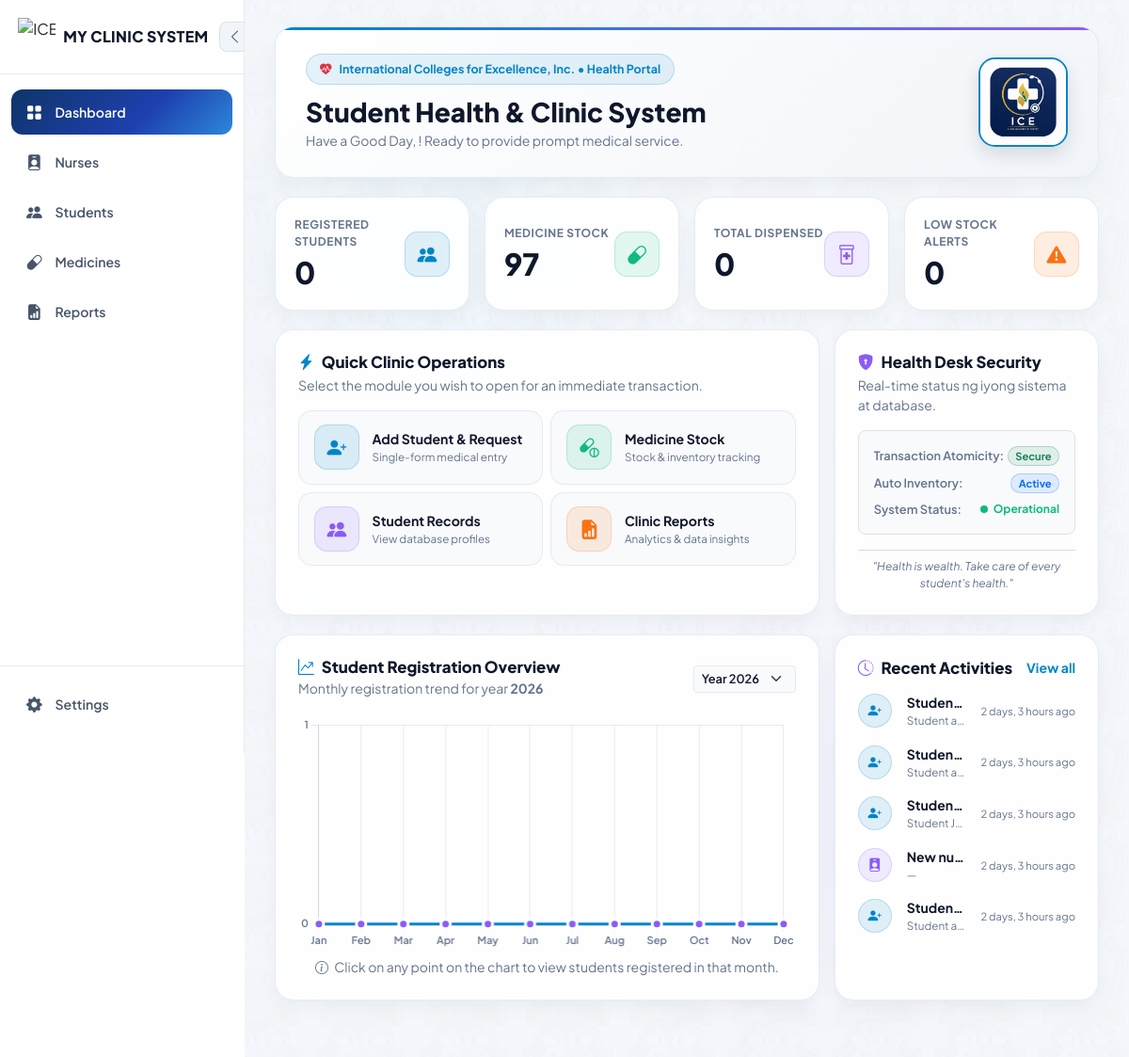
The app's page /dashboard/, older data.
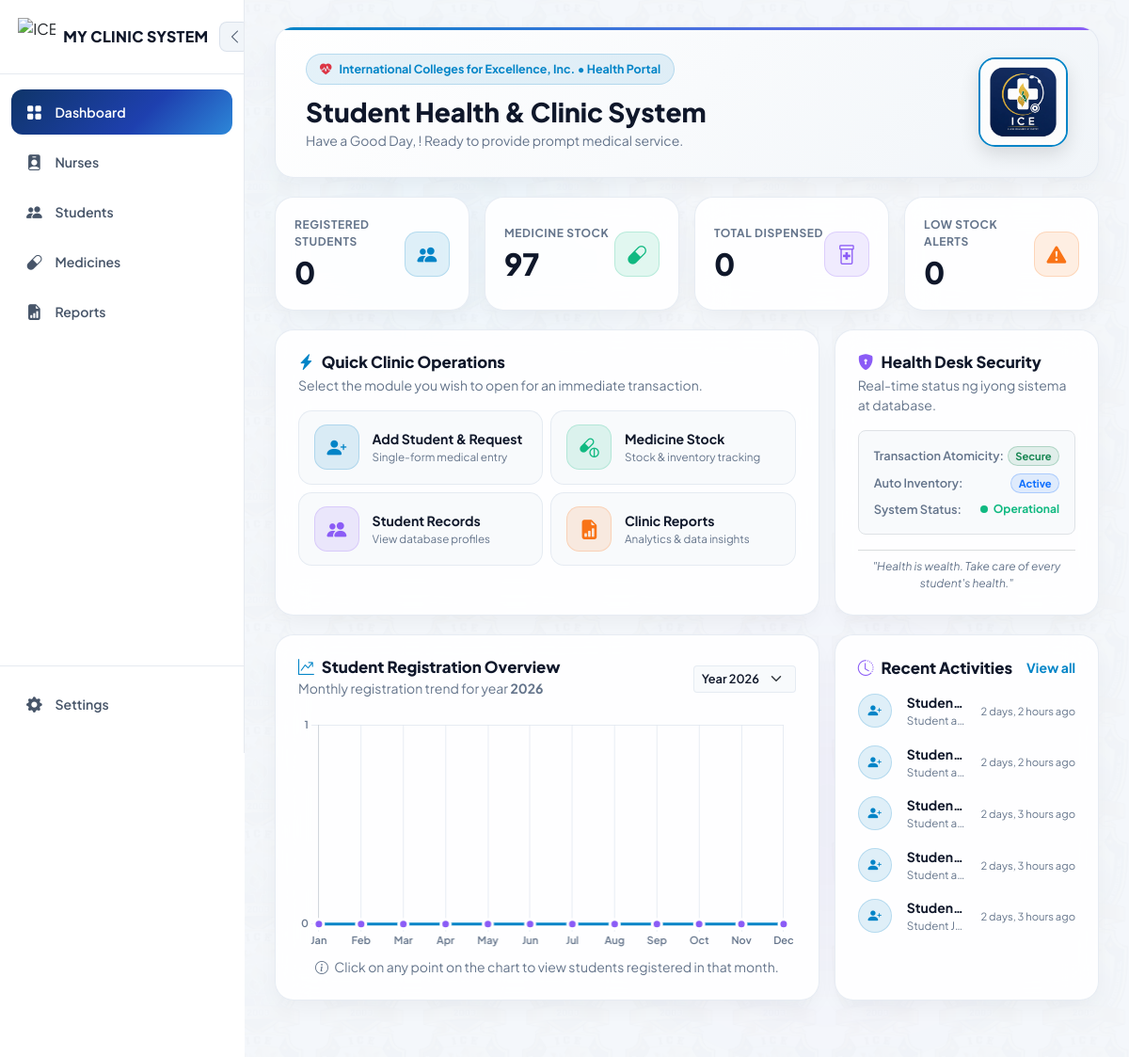
The same page, newer data.
### clinic/models.py (models this page shows, shortened)
class ActivityLog(models.Model):
    ICON_CHOICES = [
        ('student', 'Student'),
        ('medicine', 'Medicine'),
        ('nurse', 'Nurse'),
        ('details', 'Description'),
        ('dispense', 'Dispense'),
        ('other', 'Other'),
    ]
    user = models.ForeignKey(User, on_delete=models.SET_NULL, null=True, blank=True)
    category = models.CharField(max_length=20, choices=ICON_CHOICES, default='other')
    action = models.CharField(max_length=200, help_text="hal. 'New student registered'")
    details = models.CharField(max_length=255, blank=True, help_text="hal. 'Juan Dela Cruz added'")
    description = models.TextField(blank=True, null=True, help_text="Kumpletong detalye ng aktibidad")
    timestamp = models.DateTimeField(auto_now_add=True)
    class Meta:
        ordering = ['-timestamp']

### clinic/views/dashboard.py (the view)
# urls.py: path('dashboard/', views.dashboard, name='dashboard'),
def dashboard(request):
    selected_year = int(request.GET.get('year', datetime.now().year))
    total_students = Student.objects.count()
    total_medicines = Medicine.objects.aggregate(total=Sum('quantity_in_stock'))['total'] or 0
    total_dispensed = MedicineRecord.objects.aggregate(total=Sum('quantity'))['total'] or 0
    low_stock_count = Medicine.objects.filter(quantity_in_stock__lte=10).count()
    chart_counts = []
    students_by_month = {}
    for month in range(1, 13):
        month_students = Student.objects.filter(date_registered__year=selected_year, date_registered__month=month)
        count = month_students.count()
        chart_counts.append(count)
        students_by_month[month] = [
            {
                "full_name": f"{s.first_name} {s.last_name}",
                "created_at": s.date_registered.strftime("%b %d, %Y") if s.date_registered else ""
            } for s in month_students
        ]
    available_years = list(range(2024, 2031))
    recent_activities = ActivityLog.objects.all().order_by('-timestamp')[:5]
    context = {
        'total_students': total_students,
        'total_medicines': total_medicines,
        'total_dispensed': total_dispensed,
        'low_stock_count': low_stock_count,
        'selected_year': selected_year,
        'available_years': available_years,
        'chart_counts_json': chart_counts,
        'students_by_month_json': students_by_month,
        'recent_activities': recent_activities,
    }
    return render(request, 'clinic/dashboard.html', context)

### clinic/context_processors.py (called while the page is built, shortened)
def low_stock_alerts(request):
    if not request.user.is_authenticated:
        return {}

### clinic/templates/clinic/dashboard.html (shortened to what the changed rows need)
{% extends "clinic/base.html" %}
{% load static %}
{% block content %}
<link rel="stylesheet" href="https://cdn.jsdelivr.net/npm/bootstrap-icons@1.11.1/font/bootstrap-icons.css">
<div class="dashboard-container">
    <div class="dashboard-wrapper">
        <div class="glass-card clinic-hero-banner d-flex flex-column flex-md-row justify-content-between align-items-center gap-3">
            <div class="text-center text-md-start">
                <h1 class="hero-title mb-1">Student Health &amp; Clinic System</h1>
            </div>
        </div>
<div class="row g-3">
    <div class="col-12 col-lg-4">
        <div class="glass-card content-panel">
            <div class="d-flex flex-column gap-3">
                {% for activity in recent_activities %}
                <div class="d-flex align-items-center gap-3">
                    <div class="activity-icon
                        {% if activity.action_type == 'medicine' or 'medicine' in activity.action|lower %}orb-green
                        {% elif activity.action_type == 'student' or 'student' in activity.action|lower %}orb-blue
                        {% elif activity.action_type == 'dispense' or 'dispense' in activity.action|lower %}orb-orange
                        {% elif activity.action_type == 'nurse' or 'nurse' in activity.action|lower %}orb-purple
                        {% else %}orb-blue{% endif %}">
                        <i class="bi
                            {% if activity.action_type == 'medicine' or 'medicine' in activity.action|lower %}bi-capsule
                            {% elif activity.action_type == 'student' or 'student' in activity.action|lower %}bi-person-plus-fill
                            {% elif activity.action_type == 'dispense' or 'dispense' in activity.action|lower %}bi-prescription2
                            {% elif activity.action_type == 'nurse' or 'nurse' in activity.action|lower %}bi-person-badge-fill
                            {% else %}bi-info-circle{% endif %}"></i>
                    </div>
                    <div class="flex-grow-1 overflow-hidden">
                        <span class="d-block fw-bold small text-truncate text-adaptive-main">
                            {{ activity.title|default:activity.action|default:activity }}
                        </span>
                        <span class="d-block text-adaptive-muted text-truncate" style="font-size: 0.73rem;">
                            {{ activity.description|default:activity.details|default:"—" }}
                        </span>
                    </div>
                    <span class="text-adaptive-muted flex-shrink-0" style="font-size: 0.7rem;">
                        {% if activity.timestamp %}
                            {{ activity.timestamp|timesince }} ago
                        {% elif activity.created_at %}
                            {{ activity.created_at|timesince }} ago
                        {% else %}
                            Kamakailan
                        {% endif %}
                    </span>
                </div>
                {% empty %}
                <p class="text-center small text-adaptive-muted py-3">Wala pang naitalang activity.</p>
                {% endfor %}
            </div>
        </div>
    </div>
</div>
{% endblock %}

Row changes from the older to the newer data that the page shows:
no longer on this page (row unchanged): ActivityLog: title "New nu…", description "—", timestamp "2 days, 3 hours"
no longer on this page (row unchanged): ActivityLog: title "Studen…", description "Student a…", timestamp "2 days, 3 hours"
added ActivityLog: title "Studen…", description "Student a…", timestamp "2 days, 2 hours"
added ActivityLog: title "Studen…", description "Student a…", timestamp "2 days, 2 hours"
